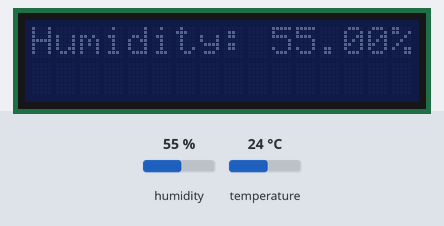
Simulated run of this sketch. Board: Arduino Uno, built with avr-gcc and run on an emulated ATmega328P. Parts: 16×2 character LCD. Inputs (shaded band) come from the test bench; at power-on: humidity 55 %, temperature 24 °C. What the sketch prints to the serial monitor is not drawn.

Above: at 2.7 s.
2.8 s: humidity set to 22 %
At 9.1 s:
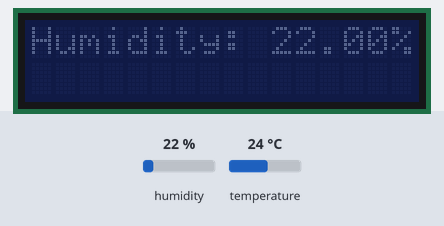
13.8 s: temperature set to 12 °C
At 17.6 s:
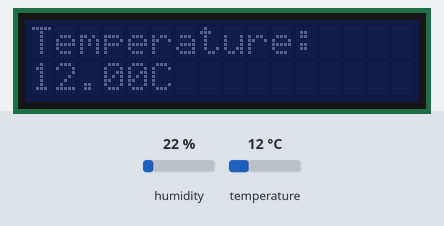
21.4 s: humidity set to 40 %
At 27.0 s:
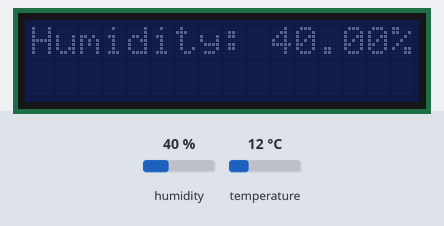
30.3 s: temperature set to 19 °C
At 35.4 s:
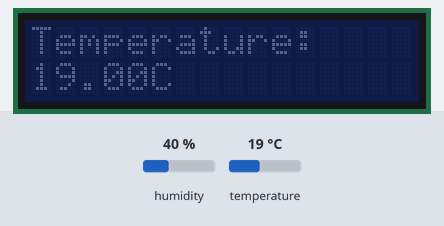
Timing chart, 0 to 36.9 s (numbered marks = the images above; inputs shaded):
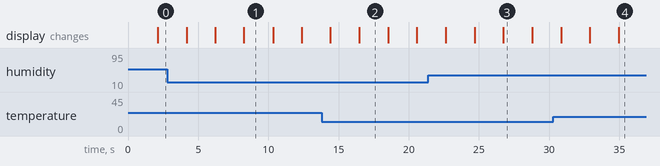

Measured:
- what the display in image 1 shows lasts 2.0 s, from 8.3 s to 10.3 s
- what the display in image 2 shows lasts 2.0 s, from 16.5 s to 18.5 s

The sketch:

DHTtester.ino
```cpp
// Example testing sketch for various DHT humidity/temperature sensors
// Written by ladyada, public domain

// REQUIRES the following Arduino libraries:
// - DHT Sensor Library: https://github.com/adafruit/DHT-sensor-library
// - Adafruit Unified Sensor Lib: https://github.com/adafruit/Adafruit_Sensor

#include "DHT.h"
#include <Wire.h>
#include <LiquidCrystal_I2C.h>

#define DHTPIN 3     // Digital pin connected to the DHT sensor
// Feather HUZZAH ESP8266 note: use pins 3, 4, 5, 12, 13 or 14 --
// Pin 15 can work but DHT must be disconnected during program upload.

// Uncomment whatever type you're using!
//#define DHTTYPE DHT11   // DHT 11
#define DHTTYPE DHT11   // DHT 22  (AM2302), AM2321
//#define DHTTYPE DHT21   // DHT 21 (AM2301)

// Connect pin 1 (on the left) of the sensor to +5V
// NOTE: If using a board with 3.3V logic like an Arduino Due connect pin 1
// to 3.3V instead of 5V!
// Connect pin 2 of the sensor to whatever your DHTPIN is
// Connect pin 3 (on the right) of the sensor to GROUND (if your sensor has 3 pins)
// Connect pin 4 (on the right) of the sensor to GROUND and leave the pin 3 EMPTY (if your sensor has 4 pins)
// Connect a 10K resistor from pin 2 (data) to pin 1 (power) of the sensor

// Initialize DHT sensor.
// Note that older versions of this library took an optional third parameter to
// tweak the timings for faster processors.  This parameter is no longer needed
// as the current DHT reading algorithm adjusts itself to work on faster procs.
DHT dht(DHTPIN, DHTTYPE);
LiquidCrystal_I2C lcd(0x27, 16, 2);

void setup() {
  Serial.begin(9600);
  Serial.println(F("DHTxx test!"));
  lcd.init();
  dht.begin();
}

void loop() {
  // Wait a few seconds between measurements.
  delay(2000);

  // Reading temperature or humidity takes about 250 milliseconds!
  // Sensor readings may also be up to 2 seconds 'old' (its a very slow sensor)
  float h = dht.readHumidity();
  // Read temperature as Celsius (the default)
  float t = dht.readTemperature();
  // Read temperature as Fahrenheit (isFahrenheit = true)
  float f = dht.readTemperature(true);

  // Check if any reads failed and exit early (to try again).
  if (isnan(h) || isnan(t) || isnan(f)) {
    Serial.println(F("Failed to read from DHT sensor!"));
    return;
  }

  // Compute heat index in Fahrenheit (the default)
  float hif = dht.computeHeatIndex(f, h);
  // Compute heat index in Celsius (isFahreheit = false)
  float hic = dht.computeHeatIndex(t, h, false);
  lcd.setCursor(0, 0);
  lcd.print("Humidity: ");
  lcd.print(h);
  lcd.print("%  ");
  delay(2000);
  lcd.setCursor(0, 0);
  lcd.print("                                                    ");
  lcd.setCursor(0, 0);
  lcd.print("Temperature: ");
  lcd.setCursor(0, 1);
  lcd.print(t);
  lcd.print("C ");
  delay(2000);
  lcd.setCursor(0, 1);
  lcd.print("                                                    ");

  //  Serial.print(F("Humidity: "));
  //  Serial.print(h);
  //  Serial.print(F("%  Temperature: "));
  //  Serial.print(t);
  //  Serial.print(F("°C "));
  //  Serial.print(f);
  //  Serial.print(F("°F  Heat index: "));
  //  Serial.print(hic);
  //  Serial.print(F("°C "));
  //  Serial.print(hif);
  //  Serial.println(F("°F"));
}
```
